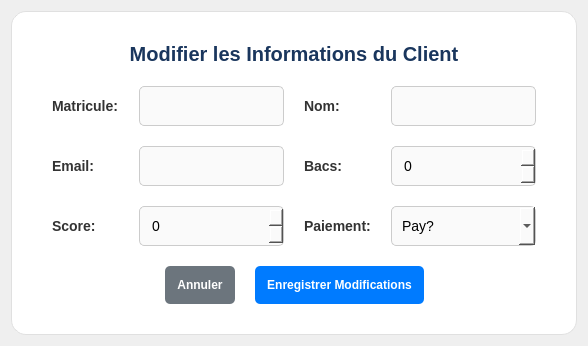
             <widget class="QWidget" name="page_modifier_client_wrapper">
              <layout class="QVBoxLayout" name="verticalLayout_modifier_client_wrapper">
               <item>
                <spacer name="vs_m1_client">
                 <property name="orientation">
                  <enum>Qt::Orientation::Vertical</enum>
                 </property>
                 <property name="sizeHint" stdset="0">
                  <size>
                   <width>0</width>
                   <height>0</height>
                  </size>
                 </property>
                </spacer>
               </item>
               <item>
                <widget class="QFrame" name="formCard_modifier">
                 <property name="styleSheet">
                  <string notr="true">
                   QFrame#formCard_modifier { background-color: white; border-radius: 15px; border: 1px solid #e0e0e0; }
                   QLabel { color: #333; font-size: 14px; font-weight: bold; }
                   QLineEdit, QComboBox, QSpinBox { padding: 10px; border: 1px solid #ccc; border-radius: 5px; font-size: 14px; background-color: #fafafa; color: black; }
                   QPushButton#btn_save_modifier { background-color: #007bff; color: white; font-weight: bold; border-radius: 5px; padding: 12px; }
                   QPushButton#btn_annuler_modifier { background-color: #6c757d; color: white; font-weight: bold; border-radius: 5px; padding: 12px; }
                  </string>
                 </property>
                 <layout class="QVBoxLayout">
                  <property name="spacing">
                   <number>20</number>
                  </property>
                  <property name="leftMargin">
                   <number>40</number>
                  </property>
                  <property name="topMargin">
                   <number>30</number>
                  </property>
                  <property name="rightMargin">
                   <number>40</number>
                  </property>
                  <property name="bottomMargin">
                   <number>30</number>
                  </property>
                  <item>
                   <widget class="QLabel" name="label">
                    <property name="styleSheet">
                     <string notr="true">font-size: 20px; color: #1A365D;</string>
                    </property>
                    <property name="text">
                     <string>Modifier les Informations du Client</string>
                    </property>
                    <property name="alignment">
                     <set>Qt::AlignmentFlag::AlignCenter</set>
                    </property>
                   </widget>
                  </item>
                  <item>
                   <layout class="QGridLayout" name="grid_modifier">
                    <property name="verticalSpacing">
                     <number>20</number>
                    </property>
                    <item row="0" column="0">
                     <widget class="QLabel" name="label">
                      <property name="text">
                       <string>Matricule:</string>
                      </property>
                     </widget>
                    </item>
                    <item row="0" column="1">
                     <widget class="QLineEdit" name="input_matricule_modifier"/>
                    </item>
                    <item row="0" column="2">
                     <widget class="QLabel" name="label">
                      <property name="text">
                       <string>Nom:</string>
                      </property>
                     </widget>
                    </item>
                    <item row="0" column="3">
                     <widget class="QLineEdit" name="input_nom_modifier"/>
                    </item>
                    <item row="1" column="0">
                     <widget class="QLabel" name="label">
                      <property name="text">
                       <string>Email:</string>
                      </property>
                     </widget>
                    </item>
                    <item row="1" column="1">
                     <widget class="QLineEdit" name="input_email_modifier"/>
                    </item>
                    <item row="1" column="2">
                     <widget class="QLabel" name="label">
                      <property name="text">
                       <string>Bacs:</string>
                      </property>
                     </widget>
                    </item>
                    <item row="1" column="3">
                     <widget class="QSpinBox" name="input_bacs_modifier">
                      <property name="maximum">
                       <number>999</number>
                      </property>
                     </widget>
                    </item>
                    <item row="2" column="0">
                     <widget class="QLabel" name="label">
                      <property name="text">
                       <string>Score:</string>
                      </property>
                     </widget>
                    </item>
                    <item row="2" column="1">
                     <widget class="QSpinBox" name="input_score_modifier">
                      <property name="maximum">
                       <number>9999</number>
                      </property>
                     </widget>
                    </item>
                    <item row="2" column="2">
                     <widget class="QLabel" name="label">
                      <property name="text">
                       <string>Paiement:</string>
                      </property>
                     </widget>
                    </item>
                    <item row="2" column="3">
                     <widget class="QComboBox" name="input_paiement_modifier">
                      <item>
                       <property name="text">
                        <string>Pay?</string>
                       </property>
                      </item>
                      <item>
                       <property name="text">
                        <string>En Retard</string>
                       </property>
                      </item>
                     </widget>
                    </item>
                   </layout>
                  </item>
                  <item>
                   <layout class="QHBoxLayout">
                    <item>
                     <spacer>
                      <property name="orientation">
                       <enum>Qt::Orientation::Horizontal</enum>
                      </property>
                      <property name="sizeHint" stdset="0">
                       <size>
                        <width>0</width>
                        <height>0</height>
                       </size>
                      </property>
                     </spacer>
                    </item>
                    <item>
                     <widget class="QPushButton" name="btn_annuler_modifier">
                      <property name="text">
                       <string>Annuler</string>
                      </property>
                     </widget>
                    </item>
                    <item>
                     <widget class="QPushButton" name="btn_save_modifier">
                      <property name="text">
                       <string>Enregistrer Modifications</string>
                      </property>
                     </widget>
                    </item>
                    <item>
                     <spacer>
                      <property name="orientation">
                       <enum>Qt::Orientation::Horizontal</enum>
                      </property>
                      <property name="sizeHint" stdset="0">
                       <size>
                        <width>0</width>
                        <height>0</height>
                       </size>
                      </property>
                     </spacer>
                    </item>
                   </layout>
                  </item>
                 </layout>
                </widget>
               </item>
               <item>
                <spacer name="vs_m2_client">
                 <property name="orientation">
                  <enum>Qt::Orientation::Vertical</enum>
                 </property>
                 <property name="sizeHint" stdset="0">
                  <size>
                   <width>0</width>
                   <height>0</height>
                  </size>
                 </property>
                </spacer>
               </item>
              </layout>
             </widget>
